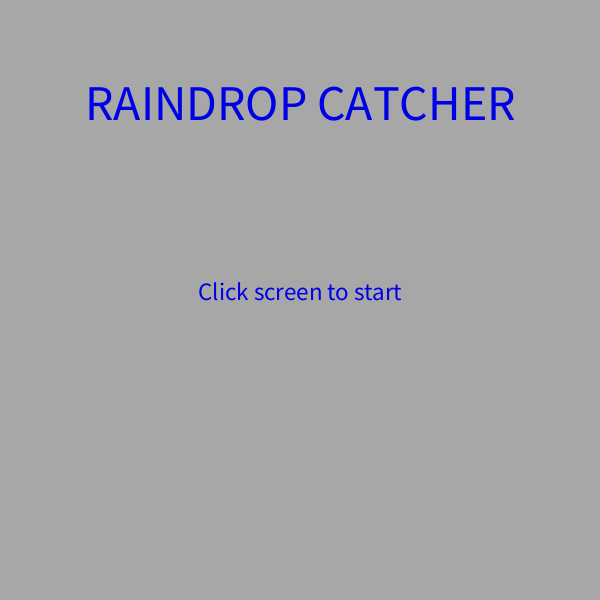
Frame 1 (no input)
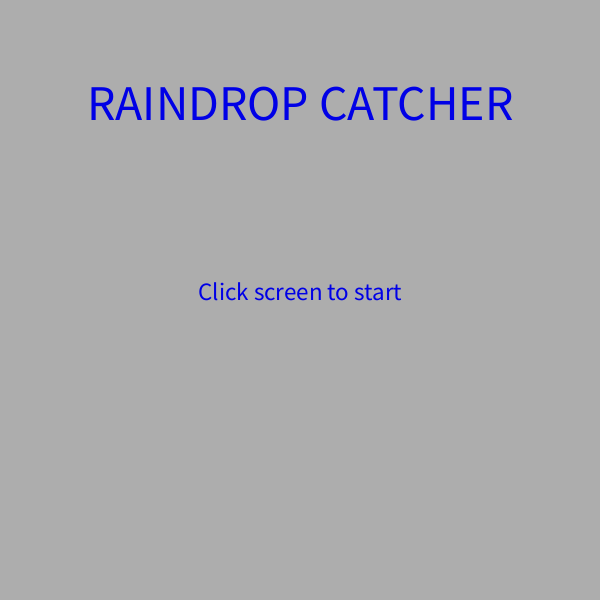
Frame 60 (the mouse pressed at the canvas centre just before this capture)
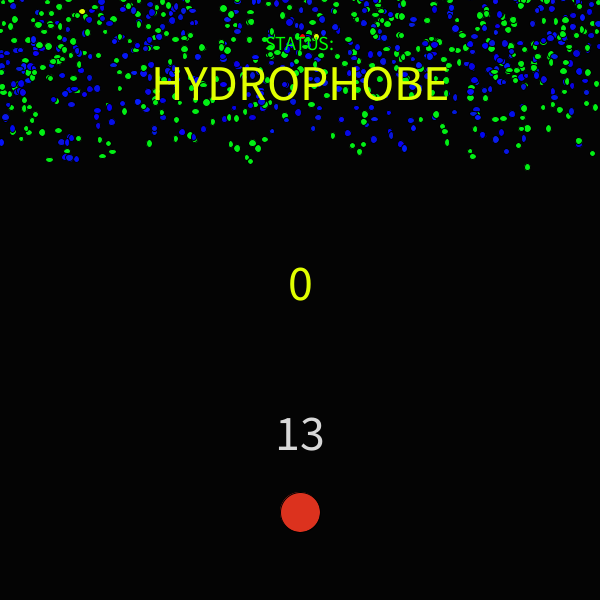
Frame 120 (the mouse held since frame 60 and released just before this capture)

The Processing sketch that drew these frames (run headless with seeded random() and noise(); from frame 60 on, the mouse is pressed at the canvas centre):

// Processing sketch: Time_Counter
// ── Time_Counter.pde
//int startTime;
//int   

// ── Blue_rain.pde
class rain {
  float d, dd;
  PVector loc, vel, spd, locG, spdG;
  color b, green;

  rain() {
    d= (random(5, 8));
    dd= (random(5, 8));
    //raindrops can be a variety of small sizes
    loc= new PVector (random(width), random(-300, 0));
    locG= new PVector (random(width), random(-300, 0));
    //raindrops are staggered as some fall up to 300 pixels above the screen
    spd= new PVector (random(2), random (1, 3));
    spdG= new PVector (random(2), random (1, 3));
    //raindrops can fall at a variety of comparable speeds
    b= color (random(12), random(30), random(220, 255));
    //raindrops can be different varieties of blue
    green= color(1, 240, 20);
  }

  void display () {
    fill (b);
    ellipse (loc.x, loc.y, d, dd);
  }

  void move() {
    loc.add (spd);
    //location changes, creating the "falling" of the raindrops
    if (loc.y >= height) {
      loc.y= 0;
    }
    if (loc.x >= width) {
      loc.x= 0;
    }
    //raindrops reset to top if the pass through the bottom or sides
  }
  
    void displayG () {
    fill (green);
    ellipse (locG.x, locG.y, d, dd);
  }

  void moveG() {
    locG.add (spdG);
    //location changes, creating the "falling" of the raindrops
    if (locG.y >= height) {
      locG.y= 0;
    }
    if (locG.x >= width) {
      locG.x= 0;
    }
    //raindrops reset to top if the pass through the bottom or sides
  }
}


// ── Catch.pde
class catcher {

  int dc;
  PVector locc;
  color orange;

  catcher() {
    dc=40;
    locc= new PVector (mouseX, height-100);
    orange = color (220, 50, 30);
  }

  void displayC () {
    fill (orange);
    ellipse (locc.x+ mouseX, locc.y+ (mouseY/25), dc, dc);
    // Y location is mostly fixed, allowing slight verticle movement, X location follows mouse
  }

  //FIX THIS TO MAKE IT CATCH!!!!!

  void catchDrop (rain r) {
    if (r.loc.y < height-60 && r.loc.y > height- 100 && r.loc.x > locc.x+ mouseX - dc && r.loc.x < locc.x+ mouseX +dc) {
      r.loc.y= -10000;
      score ++;
    }
     if (r.locG.y < height-60 && r.locG.y > height- 100 && r.locG.x > locc.x+ mouseX - dc && r.locG.x < locc.x+ mouseX +dc) {
      r.locG.y= -10000;
      score += 5;
    }
  }
  void catchDrop (goldRain gr) {
    if (gr.locGo.y < height-60 && gr.locGo.y > height- 100 && gr.locGo.x > locc.x+ mouseX - dc && gr.locGo.x < locc.x+ mouseX +dc) {
      gr.locGo.y= -10000;
      score += 20;
    }
  }
  void catchDrop (redRain rr) {
    if (rr.locR.y < height-60 && rr.locR.y > height- 100 && rr.locR.x > locc.x+ mouseX - dc/2 && rr.locR.x < locc.x+ mouseX +dc/2) {
      rr.locR.y= -10000;
      gameStage ++;
      text ("Death by Red Rain", width/2, 550);
    }
  }
}

// ── Green_Rain.pde
class goldRain {
  float d, dd;
  PVector locGo, vel, spd;
  color gold;

  goldRain() {
    d= (random(5, 8));
    dd= (random(5, 8));
    //raindrops can be a variety of small sizes
    locGo= new PVector (random(width), random(-300, 0));
    //raindrops are staggered as some fall up to 300 pixels above the screen
    spd= new PVector (random(2), random (1, 3));
    //raindrops can fall at a variety of comparable speeds
    gold= color (225, 255, 0);
    //raindrops are golden
  }

  void displayG () {
    fill (gold);
    ellipse (locGo.x, locGo.y, d, dd);
  }

  void moveG() {
    locGo.add (spd);
    //locGoation changes, creating the "falling" of the raindrops
    if (locGo.y >= height) {
      locGo.y= 0;
    }
    if (locGo.x >= width) {
      locGo.x= 0;
    }
    //raindrops reset to top if the pass through the bottom or sides
  }
}


// ── Red_Rain.pde
class redRain {
  float d, dd;
  PVector locR, vel, spd;
  color red;

  redRain() {
    d= (random(5, 8));
    dd= (random(5, 8));
    //raindrops can be a variety of small sizes
    locR= new PVector (random(width), random(-300, 0));
    //raindrops are staggered as some fall up to 300 pixels above the screen
    spd= new PVector (random(2), random (1, 3));
    //raindrops can fall at a variety of comparable speeds
    red= color (255, 0, 0);
    //raindrops can be different varieties of blue
  }

  void displayR () {
    fill (red);
    ellipse (locR.x, locR.y, d, dd);
  }

  void moveR() {
    locR.add (spd);
    //locGoation changes, creating the "falling" of the raindrops
    if (locR.y >= height) {
      locR.y= 0;
    }
    if (locR.x >= width) {
      locR.x= 0;
    }
    //raindrops reset to top if the pass through the bottom or sides
  }
}


// ── raincatcherR.pde

color c;
rain[] r;
catcher cc;
int timeLeft;
int tS= 50;
int fW=215;
int gameStage = 0;
int RQ= 920;
int score;
goldRain [] gr;
redRain [] rr;

void setup () {
  size (600, 600);
  r= new rain[RQ];
  //Specified amount of rain will fall
  for (int i=0; i<r.length; i++) {
    r[i] = new rain();
  }
gr= new goldRain [6];
 for (int i=0; i < gr.length; i++) {
   gr [i] = new goldRain() ;
}
rr= new redRain [2];
for (int i=0; i < rr.length; i++) {
  rr [i] = new redRain();
}
  cc= new catcher();
  textAlign(CENTER);
}



void draw() {

  if (gameStage== 0) {
    background (random (166, 190));
    frameRate (4);
    textSize (50);
    fill (0, 0, 230);
    text ("RAINDROP CATCHER", width/2, height *.2);
    textSize (25);
    text ("Click screen to start", width/2, height *.5);
    if (mousePressed) {
      gameStage ++;
    }
  }

  else if (gameStage== 1) {

    frameRate (61);
    background (4, 14);
    textSize(tS);
    for (int i=0; i<r.length; i++) {
      r[i].display();
      r[i].move();
      r[i].moveG();
      r[i].displayG();
      cc.catchDrop(r[i]);
    }
    for (int i=0; i<gr.length; i++) {
        gr[i].displayG();
      gr[i].moveG();
      cc.catchDrop(gr[i]);
    }
    for (int i=0; i<rr.length; i++) {
        rr[i].displayR();
      rr[i].moveR();
      cc.catchDrop(rr[i]);
    }

    timeLeft = int (30-(millis()/1000));

    cc.displayC();



    if (timeLeft <= 0) {
      timeLeft= 0;
      gameStage ++ ;
    }
    //timer can not go lower than 0


    if (frameCount%200 == 0) {   
      c = color(random(255), random(255), random(255));
    }
    fill (fW);
    //text is white
    if (timeLeft <= 10) {
      fill (fW+40, 0, 0);
    }
    //if you are low on time, the clock turns red

    if (timeLeft <= 4) {
      fill (random(255), random (255), random (255));
      tS+= .8;
    }
    // if you are really low on time, the clock falshes and grows to alert you

    text(timeLeft, width/2, height*.75);
    //visible timer counts down from 30
    textSize (20);
    fill (0, 255, 0);
    text ("STATUS:", width/2, 50);
    //Status bar to show level of rain catching ability
    textSize (50);
    
    if (score <=500) {
      fill (225, 255, 0);
      text ("HYDROPHOBE", width/2, 100);
    }
    else if (score >=500 && score <=1000) {
      fill (225, 0, 225);
      textSize (50);
       text ("WATER RESISTENT", width/2, 100);
    }
    else if (score >=1000 && score <=2000){
      fill (0, 225, 225);
       text ("DAMP", width/2, 100);
    }
     else if (score >=2000 && score <=3000){
      fill (225, 50, 100);
       text ("SATURATED", width/2, 100);
    }
     else if (score >=3000 && score <=4000){
      fill (0, 150, 25);
       text ("POWER WASHED", width/2, 100);
    }
     else if (score >=4000 && score <= 5000) {
      fill (0, 255, 25);
      textSize (50);
      text ("AQUATIC", width/2, 100);
    }
     else if (score >=5000) {
      fill (255, 225, 25);
      textSize (50);
      text ("POSEIDON", width/2, 100);
    }
    //Status and color scheme change as more rain is caught
    
    text (score, width/2, 300);
    //Score displays and changes color depending on score
    
    
  }
  if (gameStage== 2) {
      fill (0, 0, 255);
    text (score, width/2, height/2);
  }
}
